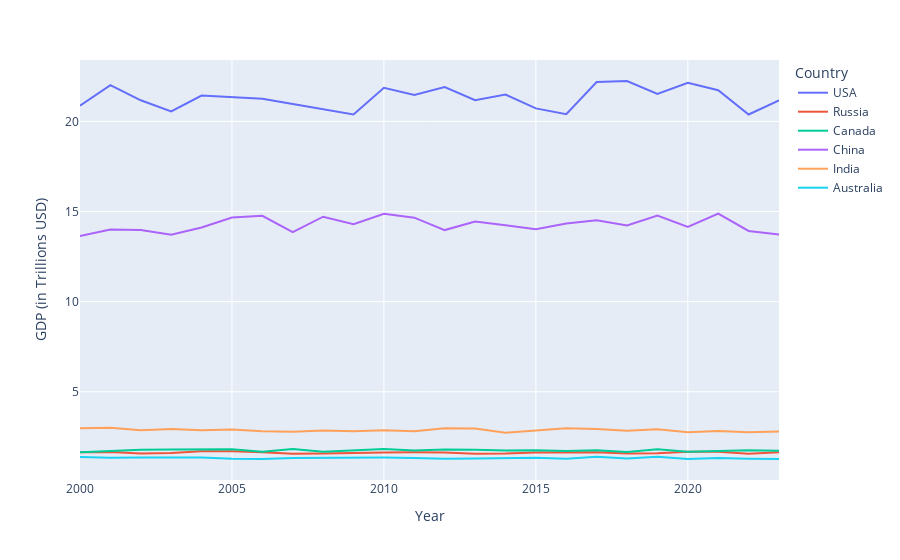

This figure's notebook cell:
### Markdown cell above
GDP

### Code cell
px.line( df ,y = 'GDP (in Trillions USD)' , x='Year' , color ='Country')

### Figure 1 — Plotly figure (JSON) as saved in the notebook; plotly's stock layout.template omitted (floating-point values rounded to 4 significant figures)
{"data": [{"hovertemplate": "Country=USA<br>Year=%{x}<br>GDP (in Trillions USD)=%{y}<extra></extra>", "legendgroup": "USA", "line": {"color": "#636efa", "dash": "solid"}, "marker": {"symbol": "circle"}, "mode": "lines", "name": "USA", "orientation": "v", "showlegend": true, "type": "scatter", "x": [2000, 2001, 2002, 2003, 2004, 2005, 2006, 2007, 2008, 2009, 2010, 2011, 2012, 2013, 2014, 2015, 2016, 2017, 2018, 2019, 2020, 2021, 2022, 2023], "xaxis": "x", "y": [20.87, 22.01, 21.17, 20.55, 21.43, 21.34, 21.26, 20.96, 20.66, 20.38, 21.86, 21.47, 21.9, 21.17, 21.49, 20.72, 20.4, 22.18, 22.24, 21.52, 22.14, 21.73, 20.38, 21.17], "yaxis": "y"}, {"hovertemplate": "Country=Russia<br>Year=%{x}<br>GDP (in Trillions USD)=%{y}<extra></extra>", "legendgroup": "Russia", "line": {"color": "#EF553B", "dash": "solid"}, "marker": {"symbol": "circle"}, "mode": "lines", "name": "Russia", "orientation": "v", "showlegend": true, "type": "scatter", "x": [2000, 2001, 2002, 2003, 2004, 2005, 2006, 2007, 2008, 2009, 2010, 2011, 2012, 2013, 2014, 2015, 2016, 2017, 2018, 2019, 2020, 2021, 2022, 2023], "xaxis": "x", "y": [1.64, 1.66, 1.58, 1.6, 1.7, 1.7, 1.64, 1.56, 1.57, 1.62, 1.63, 1.64, 1.63, 1.56, 1.57, 1.63, 1.62, 1.64, 1.58, 1.59, 1.67, 1.67, 1.56, 1.64], "yaxis": "y"}, {"hovertemplate": "Country=Canada<br>Year=%{x}<br>GDP (in Trillions USD)=%{y}<extra></extra>", "legendgroup": "Canada", "line": {"color": "#00cc96", "dash": "solid"}, "marker": {"symbol": "circle"}, "mode": "lines", "name": "Canada", "orientation": "v", "showlegend": true, "type": "scatter", "x": [2000, 2001, 2002, 2003, 2004, 2005, 2006, 2007, 2008, 2009, 2010, 2011, 2012, 2013, 2014, 2015, 2016, 2017, 2018, 2019, 2020, 2021, 2022, 2023], "xaxis": "x", "y": [1.65, 1.72, 1.79, 1.8, 1.8, 1.81, 1.67, 1.82, 1.67, 1.75, 1.82, 1.74, 1.8, 1.79, 1.74, 1.75, 1.71, 1.75, 1.66, 1.81, 1.67, 1.71, 1.75, 1.73], "yaxis": "y"}, {"hovertemplate": "Country=China<br>Year=%{x}<br>GDP (in Trillions USD)=%{y}<extra></extra>", "legendgroup": "China", "line": {"color": "#ab63fa", "dash": "solid"}, "marker": {"symbol": "circle"}, "mode": "lines", "name": "China", "orientation": "v", "showlegend": true, "type": "scatter", "x": [2000, 2001, 2002, 2003, 2004, 2005, 2006, 2007, 2008, 2009, 2010, 2011, 2012, 2013, 2014, 2015, 2016, 2017, 2018, 2019, 2020, 2021, 2022, 2023], "xaxis": "x", "y": [13.64, 14, 13.97, 13.71, 14.11, 14.67, 14.76, 13.85, 14.71, 14.3, 14.87, 14.66, 13.97, 14.44, 14.24, 14.02, 14.34, 14.51, 14.23, 14.77, 14.15, 14.88, 13.92, 13.72], "yaxis": "y"}, {"hovertemplate": "Country=India<br>Year=%{x}<br>GDP (in Trillions USD)=%{y}<extra></extra>", "legendgroup": "India", "line": {"color": "#FFA15A", "dash": "solid"}, "marker": {"symbol": "circle"}, "mode": "lines", "name": "India", "orientation": "v", "showlegend": true, "type": "scatter", "x": [2000, 2001, 2002, 2003, 2004, 2005, 2006, 2007, 2008, 2009, 2010, 2011, 2012, 2013, 2014, 2015, 2016, 2017, 2018, 2019, 2020, 2021, 2022, 2023], "xaxis": "x", "y": [2.98, 3, 2.86, 2.93, 2.87, 2.9, 2.81, 2.78, 2.85, 2.81, 2.86, 2.81, 2.98, 2.96, 2.73, 2.84, 2.97, 2.93, 2.84, 2.92, 2.76, 2.82, 2.76, 2.79], "yaxis": "y"}, {"hovertemplate": "Country=Australia<br>Year=%{x}<br>GDP (in Trillions USD)=%{y}<extra></extra>", "legendgroup": "Australia", "line": {"color": "#19d3f3", "dash": "solid"}, "marker": {"symbol": "circle"}, "mode": "lines", "name": "Australia", "orientation": "v", "showlegend": true, "type": "scatter", "x": [2000, 2001, 2002, 2003, 2004, 2005, 2006, 2007, 2008, 2009, 2010, 2011, 2012, 2013, 2014, 2015, 2016, 2017, 2018, 2019, 2020, 2021, 2022, 2023], "xaxis": "x", "y": [1.38, 1.34, 1.36, 1.37, 1.36, 1.29, 1.27, 1.33, 1.34, 1.37, 1.35, 1.33, 1.29, 1.3, 1.32, 1.34, 1.29, 1.4, 1.3, 1.39, 1.27, 1.32, 1.29, 1.27], "yaxis": "y"}], "layout": {"legend": {"title": {"text": "Country"}, "tracegroupgap": 0}, "margin": {"t": 60}, "xaxis": {"anchor": "y", "domain": [0, 1], "title": {"text": "Year"}}, "yaxis": {"anchor": "x", "domain": [0, 1], "title": {"text": "GDP (in Trillions USD)"}}}}
